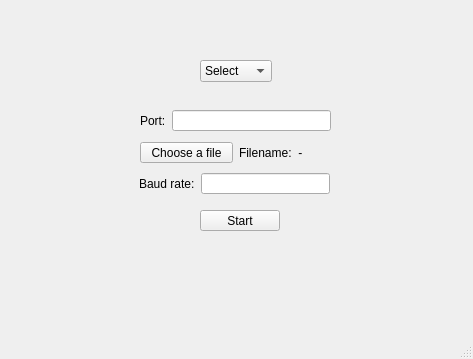
<?xml version="1.0" encoding="UTF-8"?>
<ui version="4.0">
 <class>newMainMenu</class>
 <widget class="QMainWindow" name="newMainMenu">
  <property name="geometry">
   <rect>
    <x>0</x>
    <y>0</y>
    <width>473</width>
    <height>359</height>
   </rect>
  </property>
  <property name="windowTitle">
   <string>newMainMenu</string>
  </property>
  <widget class="QWidget" name="centralwidget">
   <widget class="QComboBox" name="comboBox">
    <property name="geometry">
     <rect>
      <x>200</x>
      <y>60</y>
      <width>72</width>
      <height>22</height>
     </rect>
    </property>
    <item>
     <property name="text">
      <string>Select</string>
     </property>
    </item>
    <item>
     <property name="text">
      <string>Uart</string>
     </property>
    </item>
    <item>
     <property name="text">
      <string>Offline</string>
     </property>
    </item>
   </widget>
   <widget class="QPushButton" name="pushButton_2">
    <property name="geometry">
     <rect>
      <x>200</x>
      <y>210</y>
      <width>80</width>
      <height>21</height>
     </rect>
    </property>
    <property name="text">
     <string>Start</string>
    </property>
   </widget>
   <widget class="QWidget" name="horizontalLayoutWidget">
    <property name="geometry">
     <rect>
      <x>140</x>
      <y>110</y>
      <width>191</width>
      <height>21</height>
     </rect>
    </property>
    <layout class="QHBoxLayout" name="horizontalLayout">
     <item>
      <widget class="QLabel" name="label">
       <property name="text">
        <string>Port:</string>
       </property>
      </widget>
     </item>
     <item>
      <widget class="QLineEdit" name="lineEdit"/>
     </item>
    </layout>
   </widget>
   <widget class="QWidget" name="horizontalLayoutWidget_2">
    <property name="geometry">
     <rect>
      <x>140</x>
      <y>142</y>
      <width>191</width>
      <height>21</height>
     </rect>
    </property>
    <layout class="QHBoxLayout" name="horizontalLayout_2">
     <item>
      <widget class="QPushButton" name="pushButton">
       <property name="text">
        <string>Choose a file</string>
       </property>
      </widget>
     </item>
     <item>
      <widget class="QLabel" name="label_3">
       <property name="text">
        <string>Filename:  -</string>
       </property>
      </widget>
     </item>
    </layout>
   </widget>
   <widget class="QWidget" name="horizontalLayoutWidget_3">
    <property name="geometry">
     <rect>
      <x>139</x>
      <y>173</y>
      <width>191</width>
      <height>21</height>
     </rect>
    </property>
    <layout class="QHBoxLayout" name="horizontalLayout_3">
     <item>
      <widget class="QLabel" name="label_2">
       <property name="text">
        <string>Baud rate:</string>
       </property>
      </widget>
     </item>
     <item>
      <widget class="QLineEdit" name="lineEdit_2"/>
     </item>
    </layout>
   </widget>
  </widget>
  <widget class="QMenuBar" name="menubar">
   <property name="geometry">
    <rect>
     <x>0</x>
     <y>0</y>
     <width>473</width>
     <height>20</height>
    </rect>
   </property>
  </widget>
  <widget class="QStatusBar" name="statusbar"/>
 </widget>
 <resources/>
 <connections/>
</ui>
